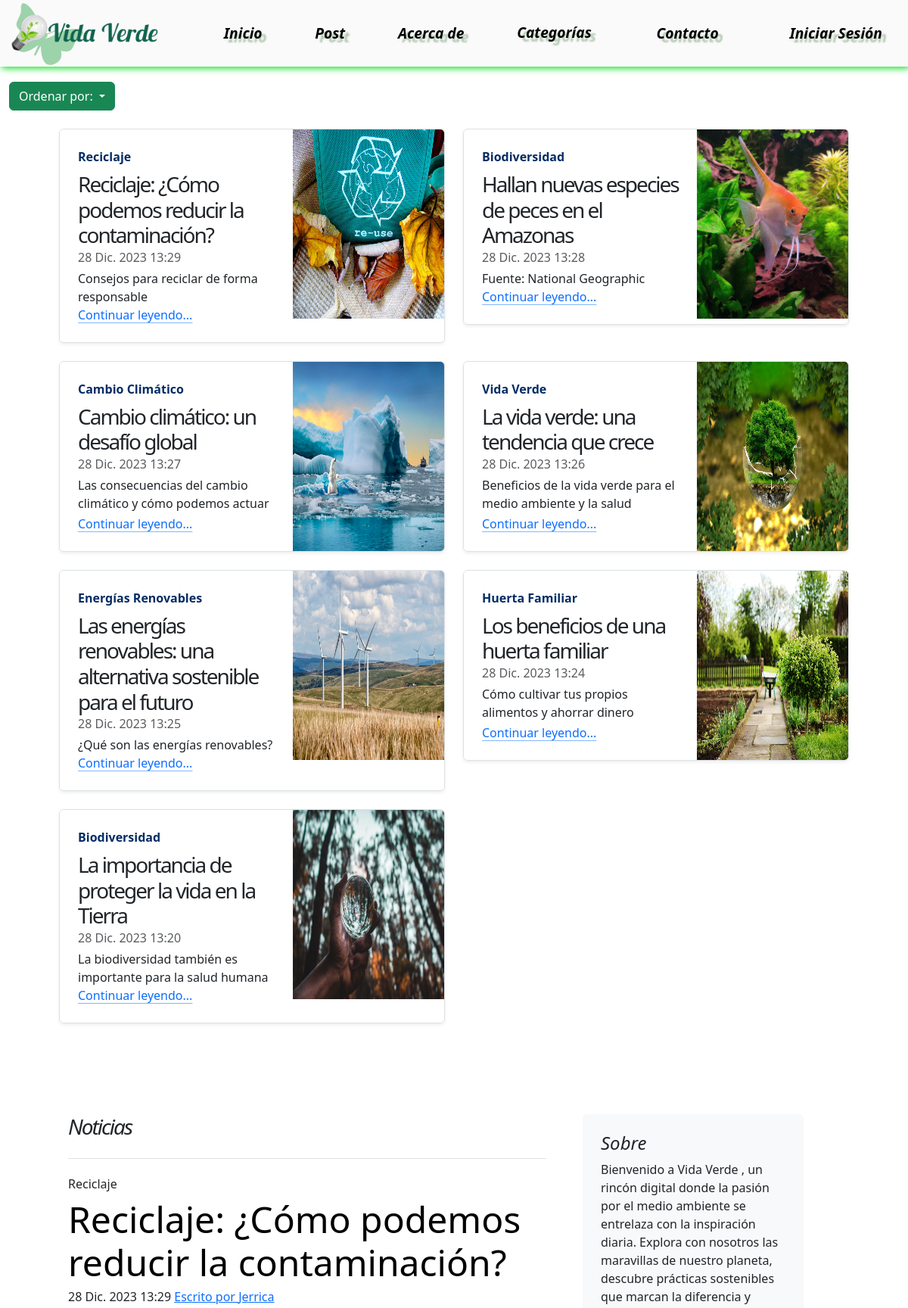
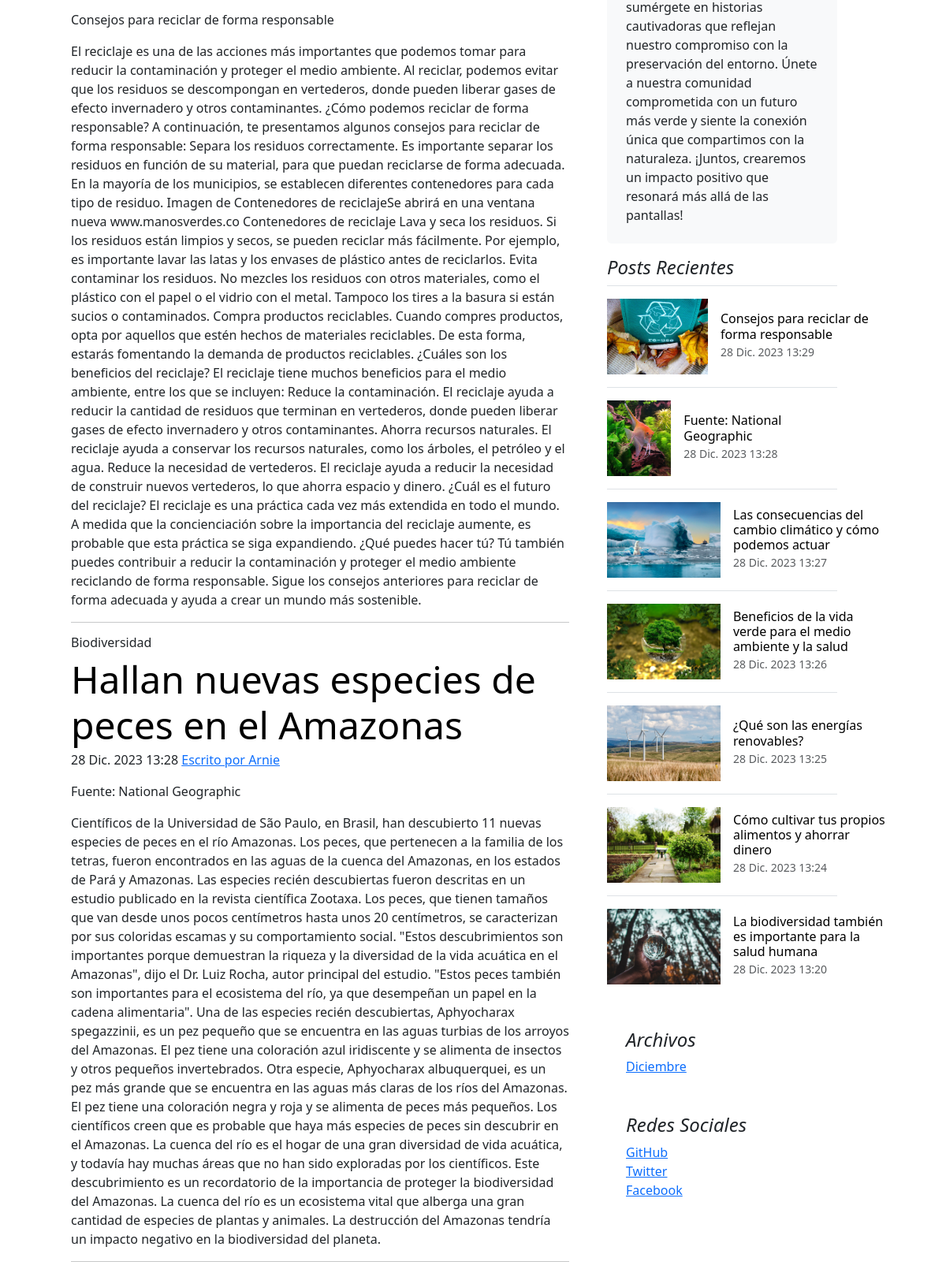
/posts/ (upper part), run on the app's committed database (2 pictures, top to bottom).
### apps/posts/models.py (models this page shows, shortened)
class Post(models.Model):
      titulo = models.CharField(max_length=150, null= False)
      subtitulo = models.CharField(max_length=150, null=True, blank= True)
      fecha= models.DateTimeField(auto_now_add= True)
      texto= models.TextField(null=False)
      activo= models.BooleanField(default=True)
      categoria= models.ForeignKey(Categoria, on_delete=models.SET_NULL, null= True, default='Sin categoria')
      imagen= models.ImageField(null=True, blank=True, upload_to= 'media', default='static/post_default.png')
      publicado= models.DateTimeField(default= timezone.now)
      autor = models.ForeignKey(settings.AUTH_USER_MODEL,on_delete=models.CASCADE,null=True)
      class Meta:
            ordering =('-publicado',)

class Categoria(models.Model):
    nombre=models.CharField(max_length=30, null= False)
    def __str__(self):
            return(self.nombre)

### apps/usuario/models.py (models this page shows, shortened)
class Usuario(AbstractUser):
    imagen = models.ImageField(null=True, blank=True, upload_to='usuario', default='usuario/user-default.png')

### apps/posts/views.py (the view)
# urls.py: path('posts/', PostListView.as_view(), name='posts'),
class PostListView(ListView):
    model = Post
    template_name = "post/posts.html"
    context_object_name = "posts"
    def get_queryset(self):
        queryset = super().get_queryset()
        orden = self.request.GET.get('orden')
        if orden == 'reciente':
            queryset = queryset.order_by('-fecha')
        elif orden == 'antiguo':
            queryset = queryset.order_by('fecha')
        elif orden == 'alfabeto':
            queryset = queryset.order_by('titulo')
        return queryset
    def get_context_data(self, **kwargs: Any):
        context = super().get_context_data(**kwargs)
        context['orden'] = self.request.GET.get('orden','reciente')
        context['categorias'] = Categoria.objects.all()
        return context

### apps/posts/templatetags/colaborador_tags.py (called while the page is built)
@register.filter(name = 'has_group')
def has_group(user, group_name):
    return user.groups.filter(name=group_name).exists()

### templates/post/posts.html (shortened to what this page needs)
{% extends 'base.html' %}
{% load static %}
{% load colaborador_tags %}
{% block contenido %}
<div class = "container-fluid mx-auto" style = "margin:20px;">
<div class="btn-group">
  <button type="button" class="btn btn-success dropdown-toggle" data-bs-toggle="dropdown" aria-expanded="false">
   Ordenar por:
  </button>
</div>
<main class="container mx-auto">
  <div class="row m-4" >
    {% for i in posts %}
    <div class="col-md-6 " >
      <div class="row g-0 border rounded overflow-hidden flex-md-row mb-4 shadow-sm h-md-250 position-relative">
        <div class="col p-4 d-flex flex-column position-static">
          <strong class="d-inline-block mb-2 text-primary-emphasis">{{ i.categoria }}</strong>
          <h3 class="mb-0">{{ i.titulo }}</h3>
          <div class="mb-1 text-body-secondary">{{ i.fecha}}</div>
          <p class="card-text mb-auto">{{ i.subtitulo }}</p>
          <a id="boton_post" href="{% url 'apps.posts:post_individual' i.id %}" class="icon-link gap-1 icon-link-hover stretched-link">
            Continuar leyendo...
            <svg class="bi"><use xlink:href="#chevron-right"/></svg>
          </a>
        </div>
        <div class="col-auto d-none d-lg-block">
          <img class="bd-placeholder-img" width="200" height="250" src="{{ i.imagen.url }}"  >
        </div>
      </div>
    </div>
{% empty %}
<h1>no hay registros</h1>
{% endfor   %}
<div class="row g-5">
  <div class="col-md-8">
    <h3 class="pb-4 mb-4 fst-italic border-bottom">
      Noticias
    </h3>
    {% for i in posts %}
    <article class="blog-post">
      <h6>{{ i.categoria }} </h6>
      <h2 class="display-5 link-body-emphasis mb-1">{{ i.titulo }}</h2>
      <p class="blog-post-meta">{{ i.fecha}} <a href="#">Escrito por {{ i.autor }}</a></p>
      <p>{{ i.subtitulo }}</p>
      <blockquote>
        <p>{{ i.texto }}</p>
      </blockquote>
     <hr>
    </article>
    {% empty %}
    <h1>no hay registros</h1>
    {% endfor   %}
  </div>
  <div class="col-md-4">
    <div class="position-sticky" style="top: 2rem;">
      <div class="p-4 mb-3 bg-body-tertiary rounded">
        <h4 class="fst-italic">Sobre</h4>
        <p class="mb-0">Bienvenido a Vida Verde , un rincón digital donde la pasión por el medio ambiente
          se entrelaza con la inspiración diaria.
          Explora con nosotros las maravillas de nuestro planeta,
          descubre prácticas sostenibles que marcan la diferencia
          y sumérgete en historias cautivadoras que reflejan nuestro compromiso con la preservación del entorno.
          Únete a nuestra comunidad comprometida con un futuro más verde y siente la conexión única que compartimos con la naturaleza.
          ¡Juntos, crearemos un impacto positivo que resonará más allá de las pantallas!</p>
      </div>
      <div>
        <h4 class="fst-italic">Posts Recientes</h4>
        {% for i in posts %}
        <ul class="list-unstyled">
          <li>
            <a class="d-flex flex-column flex-lg-row gap-3 align-items-start align-items-lg-center py-3 link-body-emphasis text-decoration-none border-top" href="#">
              <img class="bd-placeholder-img" width="100%" height="96" src="{{ i.imagen.url }}"  >
              <div class="col-lg-8">
                <h6 class="mb-0">{{ i.subtitulo }}</h6>
                <small class="text-body-secondary">{{ i.fecha }}</small>
              </div>
            </a>
          </li>
          {% empty %}
          <h1>no hay registros</h1>
          {% endfor   %}
        </ul>
       </div>
       <div class="p-4">
        <h4 class="fst-italic">Archivos</h4>
        <ol class="list-unstyled mb-0">
          <li><a href="{% url 'apps.posts:posts' %} ">Diciembre</a></li>
        </ol>
      </div>
      <div class="p-4">
        <h4 class="fst-italic">Redes Sociales</h4>
        <ol class="list-unstyled">
          <li><a href="#">GitHub</a></li>
          <li><a href="#">Twitter</a></li>
          <li><a href="#">Facebook</a></li>
        </ol>
      </div>
    </div>
  </div>
</div>
  </div>
</main>
{% endblock %}

### static/css/base.css (style rules this page uses)
body { padding-bottom: 20px; }
.bd-placeholder-img { font-size: 1.125rem; text-anchor: middle; -webkit-user-select: none; -moz-user-select: none; user-select: none; }
.bi { vertical-align: -.125em; fill: currentColor; }
h3 { font-size:30px; line-height:1.8em; color:#4c4c4c; letter-spacing:-2px; background:url(../images/h3-tail.gif) 0 bottom repeat-x; margin-bottom:8px; }
h6 { color:#dc5130; font-weight:normal; }

### data on the page
Post: categoria "Reciclaje", titulo "Reciclaje: ¿Cómo podemos reducir la contaminación?", fecha "28 Dic. 2023 13:29", subtitulo "Consejos para reciclar de forma responsable", imagen (picture), autor "Jerrica", texto "El reciclaje es una de las acciones más importantes que podemos tomar para reducir la contaminación y proteger el medio ambiente. Al reciclar, podemos evitar que los residuos se descompongan en vertederos, donde pueden liberar gases de efecto invernadero y otros contaminantes. ¿Cómo podemos reciclar de forma responsable? A continuación, te presentamos algunos consejos para reciclar de forma responsable: Separa los residuos correctamente. Es importante separar los residuos en función de su material, para que puedan reciclarse de forma adecuada. En la mayoría de los municipios, se establecen diferentes contenedores para cada tipo de residuo. Imagen de Contenedores de reciclajeSe abrirá en una…"
Post: categoria "Biodiversidad", titulo "Hallan nuevas especies de peces en el Amazonas", fecha "28 Dic. 2023 13:28", subtitulo "Fuente: National Geographic", imagen (picture), autor "Arnie", texto "Científicos de la Universidad de São Paulo, en Brasil, han descubierto 11 nuevas especies de peces en el río Amazonas. Los peces, que pertenecen a la familia de los tetras, fueron encontrados en las aguas de la cuenca del Amazonas, en los estados de Pará y Amazonas. Las especies recién descubiertas fueron descritas en un estudio publicado en la revista científica Zootaxa. Los peces, que tienen tamaños que van desde unos pocos centímetros hasta unos 20 centímetros, se caracterizan por sus coloridas escamas y su comportamiento social. \"Estos descubrimientos son importantes porque demuestran la riqueza y la diversidad de la vida acuática en el Amazonas\", dijo el Dr. Luiz Rocha, autor principal…"
Post: categoria "Cambio Climático", titulo "Cambio climático: un desafío global", fecha "28 Dic. 2023 13:27", subtitulo "Las consecuencias del cambio climático y cómo podemos actuar", imagen (picture)
Post: categoria "Vida Verde", titulo "La vida verde: una tendencia que crece", fecha "28 Dic. 2023 13:26", subtitulo "Beneficios de la vida verde para el medio ambiente y la salud", imagen (picture)
Post: categoria "Energías Renovables", titulo "Las energías renovables: una alternativa sostenible para el futuro", fecha "28 Dic. 2023 13:25", subtitulo "¿Qué son las energías renovables?", imagen (picture)
Post: categoria "Huerta Familiar", titulo "Los beneficios de una huerta familiar", fecha "28 Dic. 2023 13:24", subtitulo "Cómo cultivar tus propios alimentos y ahorrar dinero", imagen (picture)
Post: categoria "Biodiversidad", titulo "La importancia de proteger la vida en la Tierra", fecha "28 Dic. 2023 13:20", subtitulo "La biodiversidad también es importante para la salud humana", imagen (picture)
